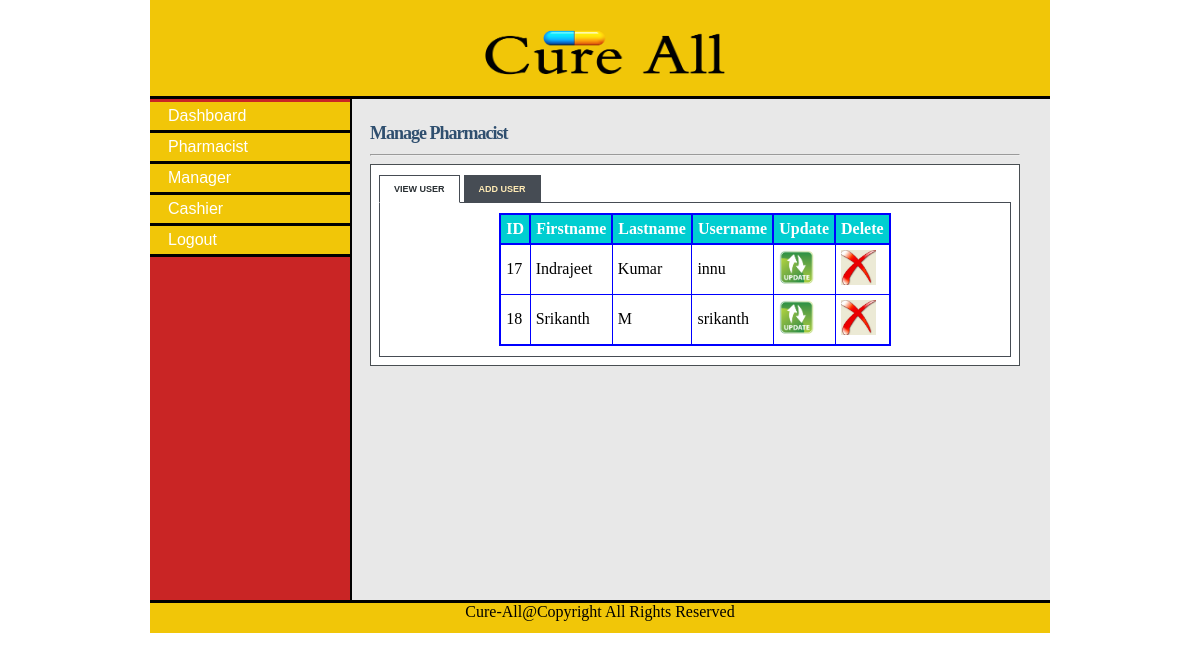
/admin_pharmacist.php (signed in), run on the app's committed database.
### tables this page shows
CREATE TABLE `pharmacist` (
  `pharmacist_id` tinyint(5) NOT NULL,
  `first_name` varchar(15) NOT NULL,
  `last_name` varchar(15) NOT NULL,
  `staff_id` varchar(10) NOT NULL,
  `postal_address` varchar(20) NOT NULL,
  `phone` varchar(12) NOT NULL,
  `email` varchar(20) NOT NULL,
  `username` varchar(10) NOT NULL,
  `password` varchar(10) NOT NULL,
  `date` datetime NOT NULL
);

### admin_pharmacist.php (the view, shortened to what this page needs)
<!DOCTYPE html>
<html>
<head>
<link rel="stylesheet" type="text/css" href="style/mystyle.css">
<link rel="stylesheet" href="style/style.css" type="text/css" media="screen" />
<link rel="stylesheet" href="style/table.css" type="text/css" media="screen" />
</head>
<body>
<div id="content">
<div id="header">
<center><h1><a href="#"><img src="images/header_title.png"></a></h1></center></div>
<div id="left_column">
<div id="button">
		<ul>
			<li><a href="admin.php">Dashboard</a></li>
			<li><a href="admin_pharmacist.php">Pharmacist</a></li>
			<li><a href="admin_manager.php">Manager</a></li>
			<li><a href="admin_cashier.php">Cashier</a></li>
			<li><a href="logout.php">Logout</a></li>
		</ul>
</div>
</div>
<div id="main">
<div id="tabbed_box" class="tabbed_box">
    <h4>Manage Pharmacist</h4>
<hr/>
    <div class="tabbed_area">
        <ul class="tabs">
            <li><a href="javascript:tabSwitch('tab_1', 'content_1');" id="tab_1" class="active">View User</a></li>
            <li><a href="javascript:tabSwitch('tab_2', 'content_2');" id="tab_2">Add User</a></li>
        </ul>
        <div id="content_1" class="content">
		<?php echo $message;
        include_once('connect_db.php');
	   $sql="SELECT * FROM pharmacist";
       $result = mysqli_query($con,$sql)or die(mysql_error());
        echo "<table border='1' cellpadding='5'align='center'>";
        echo "<tr> <th>ID</th><th>Firstname </th> <th>Lastname </th> <th>Username </th><th>Update </th><th>Delete</th></tr>";
        while($row = mysqli_fetch_array( $result )) {
                echo "<tr>";
                echo '<td>' . $row['pharmacist_id'] . '</td>';
                echo '<td>' . $row['first_name'] . '</td>';
				echo '<td>' . $row['last_name'] . '</td>';
				echo '<td>' . $row['username'] . '</td>';
				?>
				<td><a href="update_pharmacist.php?username=<?php echo $row['username']?>"><img src="images/update-icon.png" width="35" height="35" border="0" /></a></td>
				<td><a href="delete_pharmacist.php?pharmacist_id=<?php echo $row['pharmacist_id']?>"><img src="images/delete-icon.jpg" width="35" height="35" border="0" /></a></td>
				<?php
		 }
        echo "</table>";
?>
        </div>
    </div>
</div>
</div>
<div id="footer" align="Center"> Cure-All@Copyright All Rights Reserved</div>
</div>
</body>
</html>

### style/mystyle.css (style rules this page uses)
body { margin-top: 0px; padding-top: 0px; }
#content { margin-left: auto; margin-right: auto; background: #E8E8E8; width: 900px; height: 600px; }
#header { width: 900px; height: 96px; background: #F1C608; border-bottom: solid 3px black; }
#header h1 { margin: 0px; padding-top: 0px; margin-left: 280px; color: #fff; }
#header img { float:left; height: 90px; width: 350px; }
#left_column { clear: all; float: left; width: 200px; height: 501px; background: #c92525; border-right:solid 2px black; }
#main { clear: all; width: 780px; height: 470px; background: #E8E8E8; }
#button { width: 12.5em; padding: 0 0 1em 0; margin-top: 0.2em; margin-bottom: 1em; font-family: 'Trebuchet MS', 'Lucida Grande', Verdana, Arial, Sans-serif; color: #333; }
#button ul { list-style: none; margin: 0; padding: 0; border: none; }
#button li { border-bottom: 3px solid black; margin: 0; list-style: none; list-style-image: none; }
#button li a { display: block; padding: 5px 5px 5px 0.5em; border-left: 10px solid #F1C608; border-right: 10px solid #F1C608; background-color: #F1C608;; color: #fff; text-decoration: none; width: 100%; }
html>body #button li a { width: auto; }
#footer { width: 900px; height: 30px; background: #F1C608; clear: all; border-top: solid 3px black; }

### style/style.css (style rules this page uses)
#tabbed_box { margin: 0px auto 0px 220px; width: 650px; }
.tabbed_box h4 { font-size: 18px; color:#2F4F6F; letter-spacing:-1px; margin-bottom:10px; }
.tabbed_area { border: 1px solid #494e52; background-color: #fff; padding: 8px; }
ul.tabs { margin: 0px; padding: 0px; margin-top: 5px; margin-bottom: 6px; }
ul.tabs li { list-style: none; display: inline; }
ul.tabs li a { background-color: #464c54; color: #ffebb5; padding: 8px 14px 8px 14px; text-decoration: none; font-size: 9px; font-family: Verdana, Arial, Helvetica, sans-serif; font-weight: bold; text-transform: uppercase; border: 1px solid #464c54; }
ul.tabs li a.active { background-color: #ffffff; color: #282e32; border: 1px solid #464c54; border-bottom: 1px solid #ffffff; }
.content { background-color: #ffffff; padding: 10px; border: 1px solid #464c54; }

### style/table.css (style rules this page uses)
table { border-collapse:collapse; }
table,th { border: 2px solid blue; }
th { background-color: #00CED1; color:white; }

### admin_pharmacist.php (style rules this page uses)
#main { height: 477px; }

### data on the page
pharmacist: pharmacist_id "17", first_name "Indrajeet", last_name "Kumar", username "innu"
pharmacist: pharmacist_id "18", first_name "Srikanth", last_name "M", username "srikanth"
